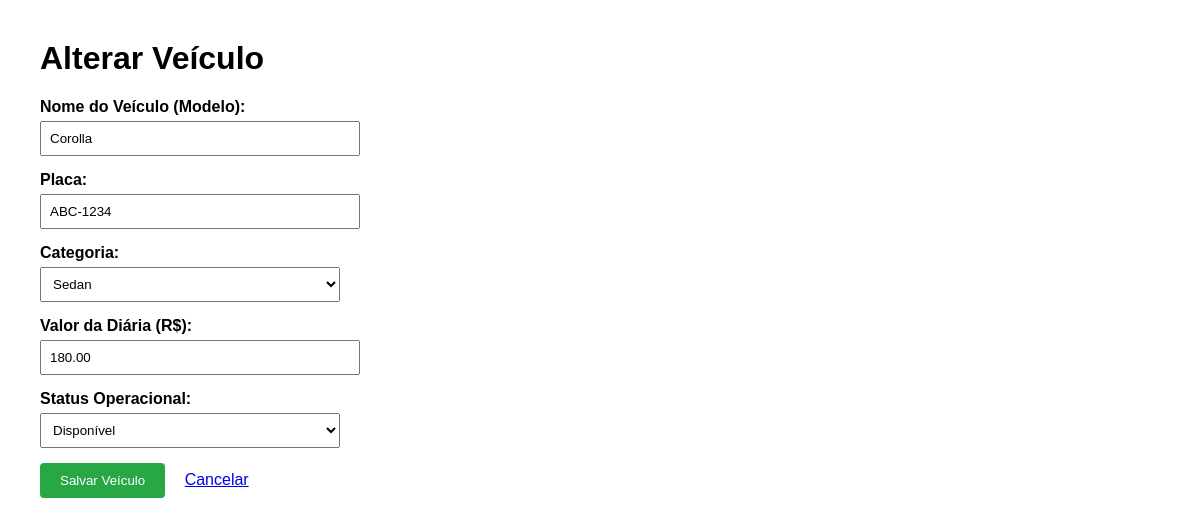
Screenshot of /veiculosformulario.php?id=1 with the database file from the repository.
### tables this page shows
CREATE TABLE IF NOT EXISTS VEICULOS (
    ID_VEICULOS INT AUTO_INCREMENT PRIMARY KEY,
    NOME_VEICULO VARCHAR(50) NOT NULL,
    PLACA VARCHAR(10) NOT NULL UNIQUE,
    CATEGORIA VARCHAR(30) NOT NULL,
    VALOR_DIARIA DECIMAL(10,2) NOT NULL,
    STATUS VARCHAR(20) DEFAULT 'disponivel'
);

### veiculosformulario.php (the view, shortened to what this page needs)
<?php
include_once 'conexao.php';
$id = $_GET['id'] ?? null;
$nome_veiculo = ''; $placa = ''; $categoria = ''; $valor_diaria = ''; $status = 'disponivel';
if ($id) {
    $stmt = $conn->prepare("SELECT * FROM VEICULOS WHERE ID_VEICULOS = :id");
    $stmt->execute(['id' => $id]);
    $v = $stmt->fetch(PDO::FETCH_ASSOC);
    if ($v) {
        $nome_veiculo = $v['NOME_VEICULO'];
        $placa = $v['PLACA'];
        $categoria = $v['CATEGORIA'];
        $valor_diaria = $v['VALOR_DIARIA'];
        $status = $v['STATUS'];
    }
}
?>
<!DOCTYPE html>
<html lang="pt-br">
<head>
</head>
<body>
    <h1><?= $id ? 'Alterar Veículo' : 'Incluir Novo Veículo' ?></h1>
    <form method="POST">
        <div class="form-group">
            <label>Nome do Veículo (Modelo):</label>
            <input type="text" name="nome_veiculo" value="<?= htmlspecialchars($nome_veiculo) ?>" required>
        </div>
        <div class="form-group">
            <label>Placa:</label>
            <input type="text" name="placa" value="<?= htmlspecialchars($placa) ?>" required>
        </div>
        <div class="form-group">
            <label>Categoria:</label>
            <select name="categoria">
                <option value="Sedan" <?= $categoria == 'Sedan' ? 'selected' : '' ?>>Sedan</option>
            </select>
        </div>
        <div class="form-group">
            <label>Valor da Diária (R$):</label>
            <input type="number" name="valor_diaria" step="0.01" value="<?= $valor_diaria ?>" required>
        </div>
        <div class="form-group">
            <label>Status Operacional:</label>
            <select name="status">
                <option value="disponivel" <?= $status == 'disponivel' ? 'selected' : '' ?>>Disponível</option>
            </select>
        </div>
        <button type="submit" class="btn-save">Salvar Veículo</button>
        <a href="veiculoslista.php" style="margin-left: 15px;">Cancelar</a>
    </form>
</body>
</html>

### veiculosformulario.php (style rules this page uses)
body { font-family: Arial, sans-serif; margin: 40px; }
.form-group { margin-bottom: 15px; }
label { display: block; margin-bottom: 5px; font-weight: bold; }
input[type="text"], input[type="number"], select { width: 300px; padding: 8px; }
.btn-save { background: #28a745; color: white; border: none; padding: 10px 20px; cursor: pointer; border-radius: 4px; }

### rows the page displays
veiculos: nome_veiculo "Corolla", placa "ABC-1234", categoria "Sedan", valor_diaria "180.00", status "Disponível"
